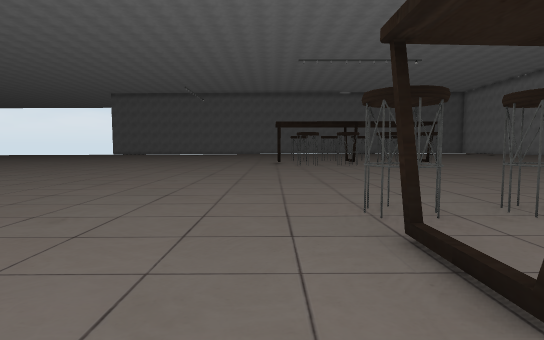
[1] (above)

24 first-person views from a walk through a scene from a Unity 3-D project. The camera is 1.5 m above the floor, tilts 4° down and sees 80° across. The floor is counted in squares, 2 m on a side. Each view is taken from the middle of a square. On the plan, view 1 faces up. The plan holds only what a view shows up to about 11 squares ahead; the rest is blank. The place goes on beyond the plan. The player is left out. Some surface patterns are stand-ins.

[2]
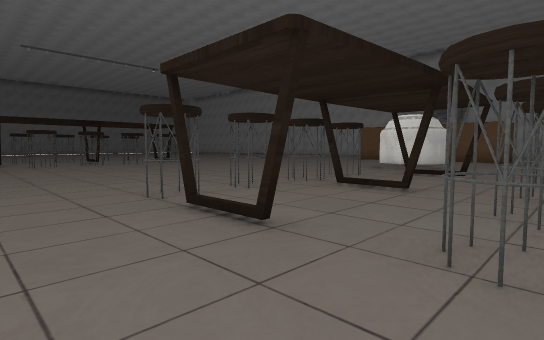

[3]
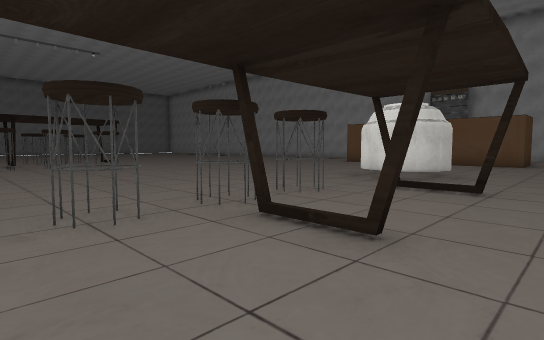

[4]
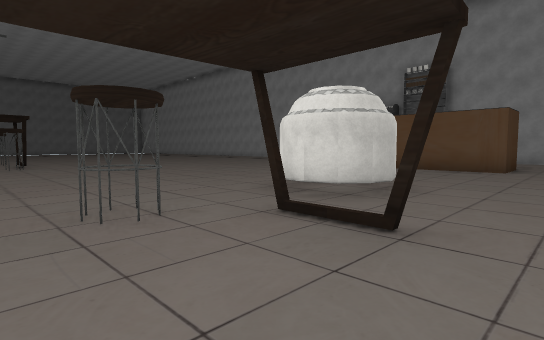

[5]
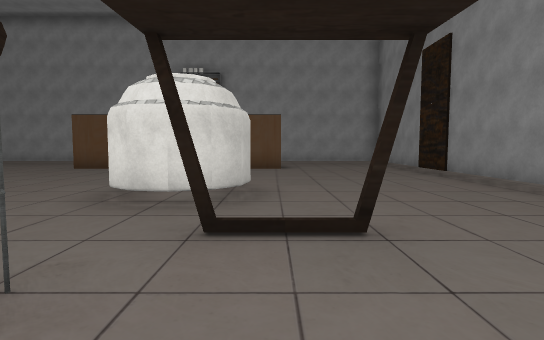

[6]
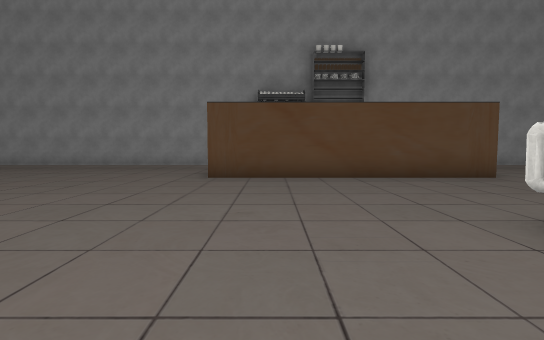

[7]
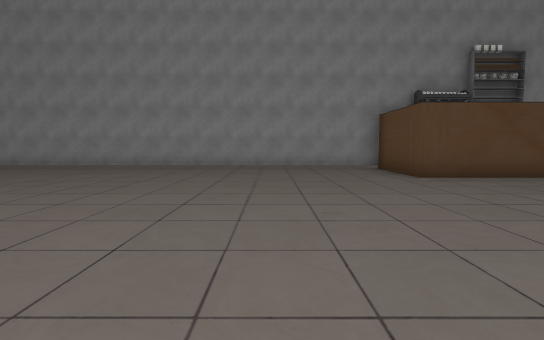

[8]
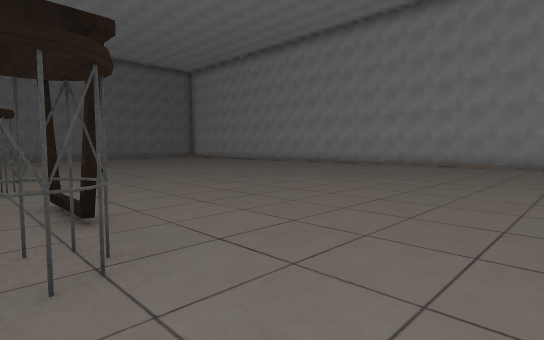

[9]
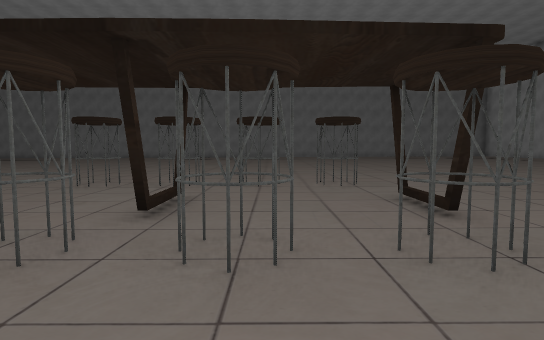

[10]
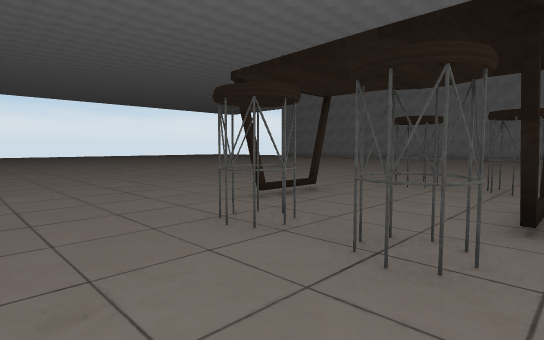

[11]
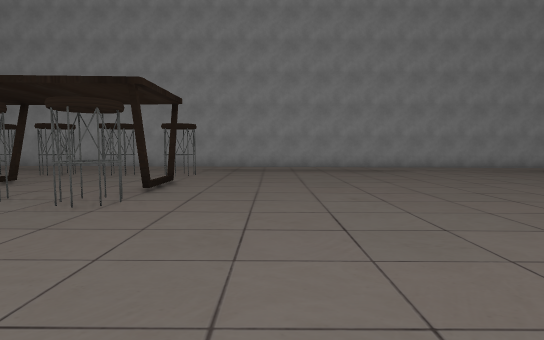

[12]
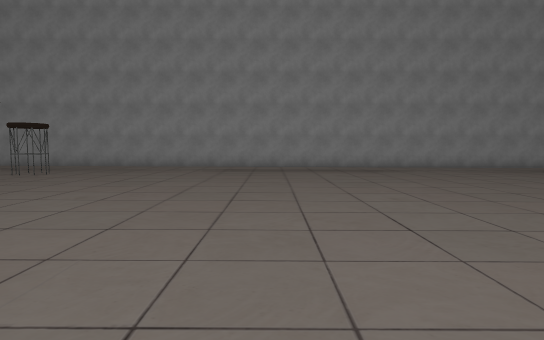

[13]
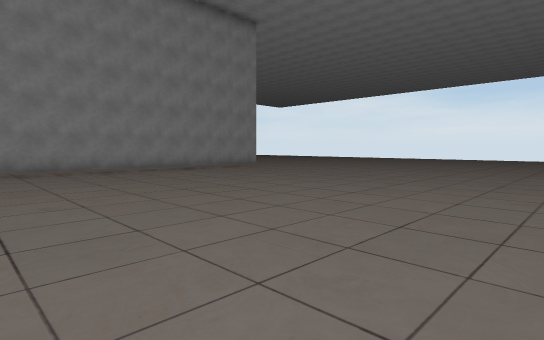

[14]
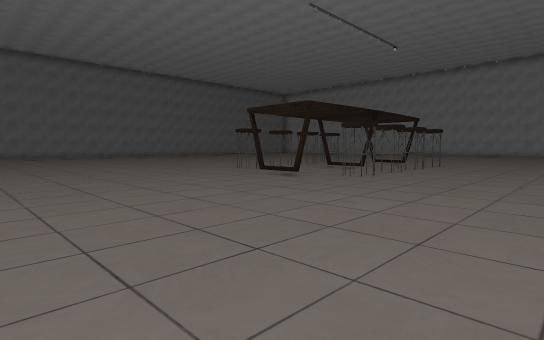

[15]
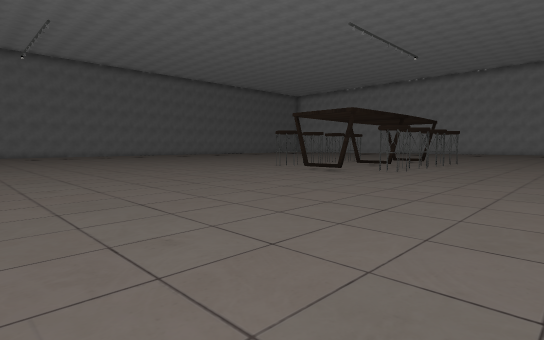

[16]
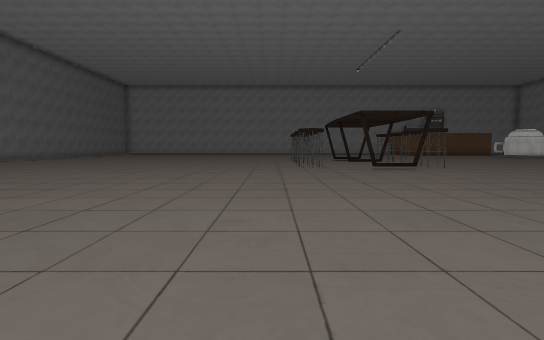

[17]
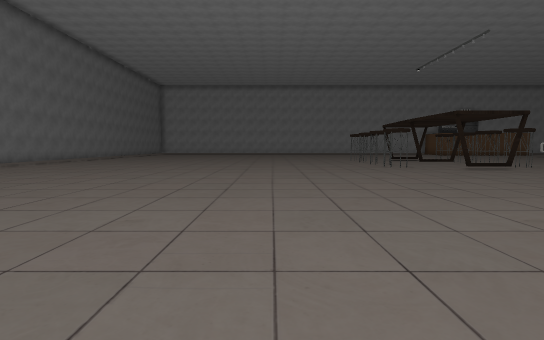

[18]
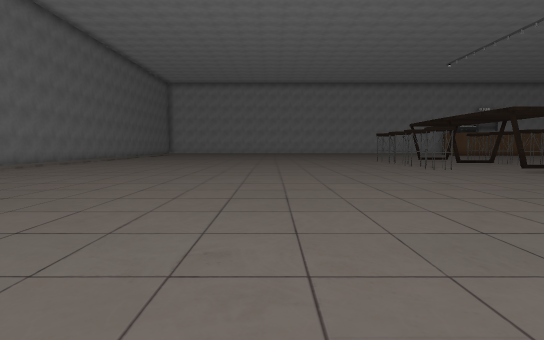

[19]
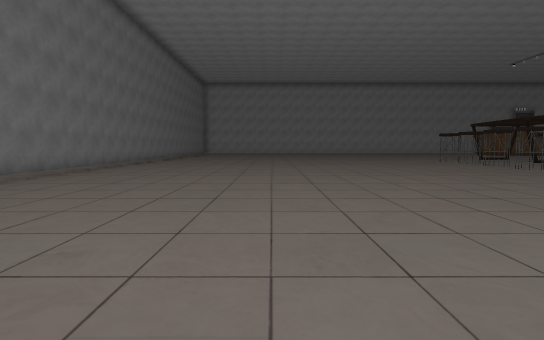

[20]
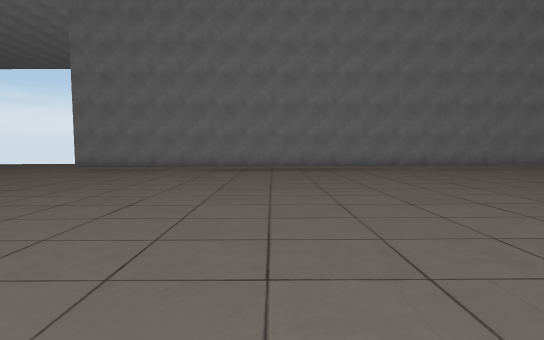

[21]
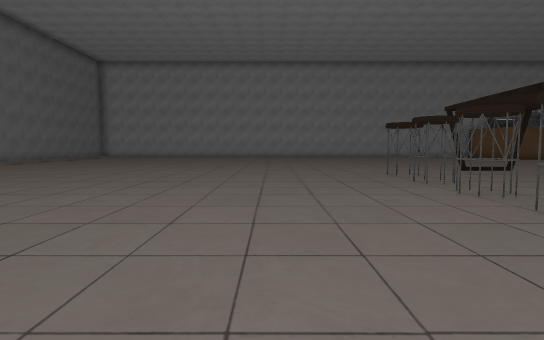

[22]
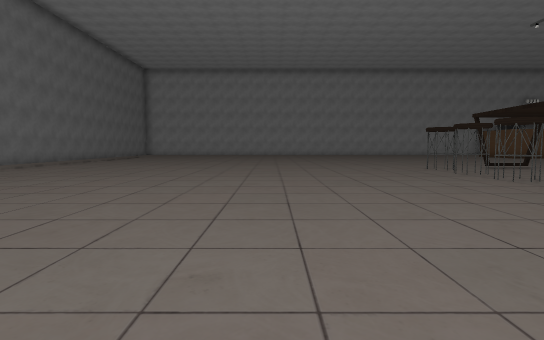

[23]
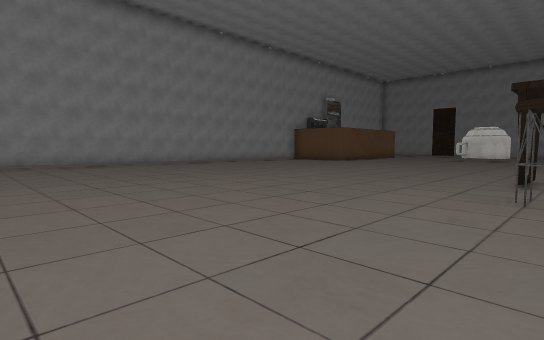

[24]
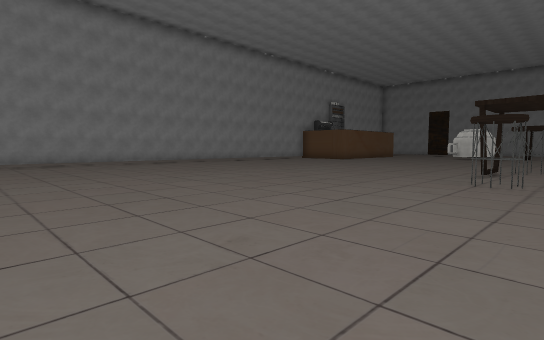

### Floor plan
Key: @ floor where view 1 was taken; # wall or solid block; . main floor; : floor 0.25 m higher than the main floor; T thing the floor can be seen under or through; O other object.
Columns run from 14 left of view 1 to 19 right of it. Each row starts with its distance up from view 1.
 33              ...
 32 #################    #
 31 .................   ..
 30 ................. ....
 29 ........................
 28 ........................
 27 ........................
 26  .......................
 25  ........................
 24   ...........................::::#
 23    ..........................::::#
 22     .........................::::#
 21      ........................::::#
 20      ........................::::#
 19     .........................::::#
 18      ..........OOO.OO........::::#
 17       .......................::::#
 16        .......#...#..#.......::::#
 15        ......................::::#
 14      .........#...#..#.......::::#
 13     ...........OOO.OO........::::#
 12     .........................::::#
 11      ........................::::#
 10       .......................::::#
  9       .......................::: #
  8    ..........................:###
  7 .............................:#
  6 .............................:#
  5 .............................:#
  4 ...............OOO.OO...OO...:#
  3 ...............O..#....O.O...:#
  2 .............................:##:#
  1 ...............#..#...#......::::#
  0  .............@..............::::#
 -1  ..............OOO.OO........:: :#
 -2 ####################### TTTT.##
 -3 ......................   ....::
 -4      ...

Where each view was taken, in squares from view 1:
view 1: 0 up, 0 right, facing up
view 2: 1 down, 1 left, facing up-right
view 3: 0 up, 2 right, facing up-right
view 4: 0 up, 5 right, facing up-right
view 5: 2 up, 5 right, facing right
view 6: 7 up, 8 right, facing right
view 7: 12 up, 8 right, facing right
view 8: 11 up, 6 right, facing up-right
view 9: 11 up, 5 right, facing up
view 10: 11 up, 4 right, facing up-left
view 11: 8 up, 1 left, facing down
view 12: 8 up, 5 left, facing down
view 13: 8 up, 6 left, facing down-left
view 14: 9 up, 6 left, facing up-right
view 15: 9 up, 8 left, facing up-right
view 16: 19 up, 10 left, facing right
view 17: 22 up, 10 left, facing right
view 18: 23 up, 9 left, facing right
view 19: 26 up, 9 left, facing right
view 20: 21 up, 9 left, facing up
view 21: 21 up, 2 left, facing right
view 22: 23 up, 4 left, facing right
view 23: 23 up, 6 right, facing down-right
view 24: 25 up, 5 right, facing down-right
